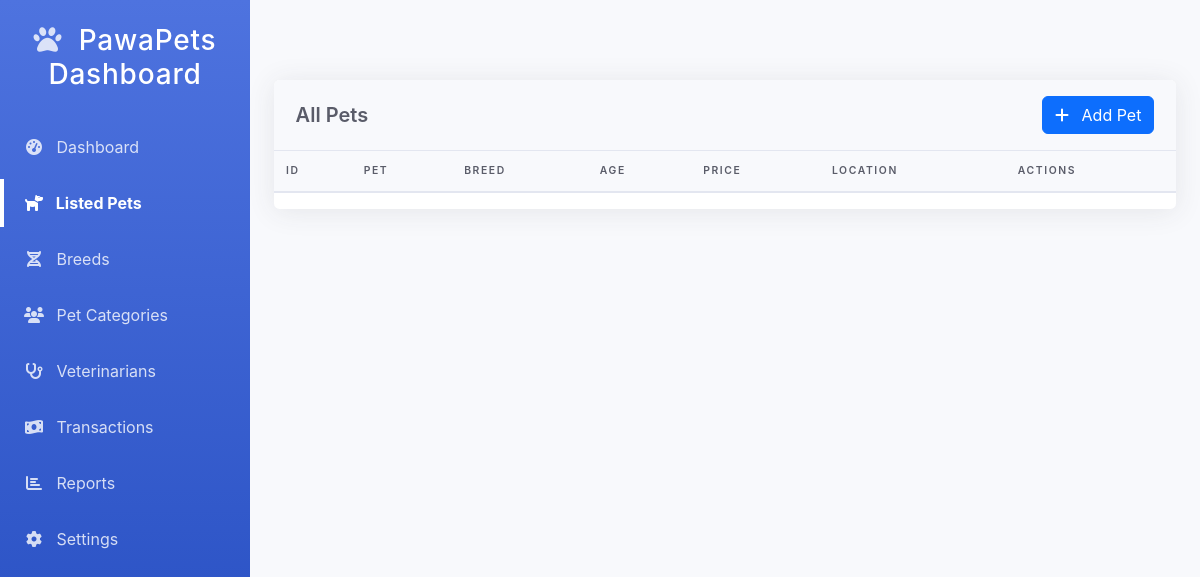
/Admin/listed-pets.php (signed in), run on an earlier commit of the app's database.
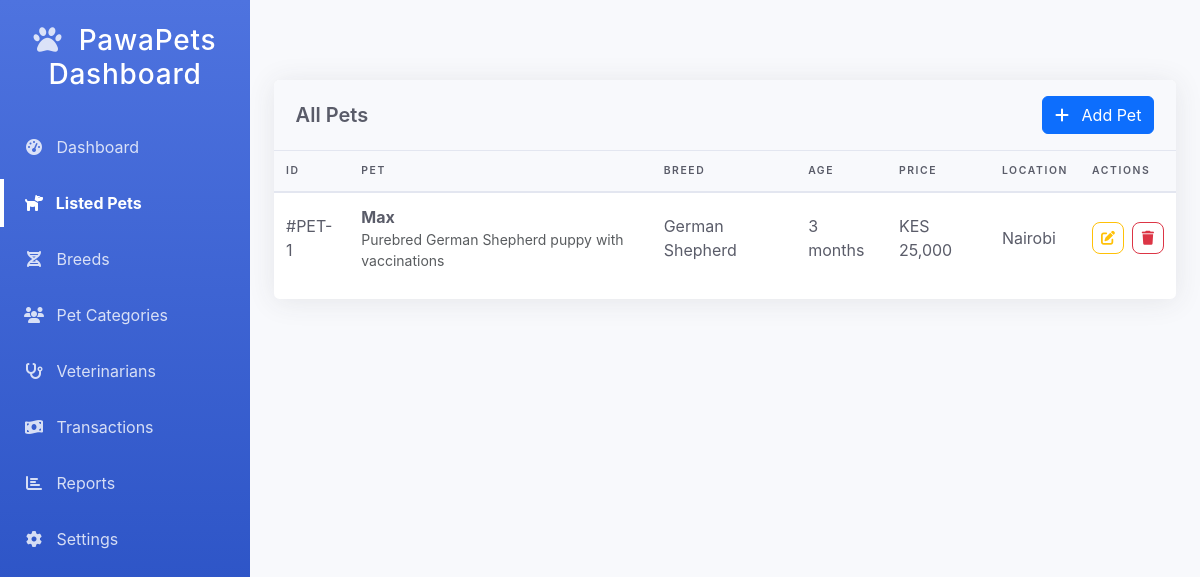
And on a later commit of the database.
### tables this page shows
CREATE TABLE `puppy_listing` (
  `puppy_id` int(11) NOT NULL,
  `category_id` int(11) NOT NULL,
  `breed_id` int(11) NOT NULL,
  `puppy_name` varchar(100) NOT NULL,
  `puppy_age` int(11) NOT NULL,
  `puppy_location` varchar(100) NOT NULL,
  `price` decimal(10,2) NOT NULL,
  `puppy_desc` varchar(255) NOT NULL,
  `puppy_img` varchar(255) NOT NULL,
  `created_at` timestamp NOT NULL DEFAULT current_timestamp()
);

CREATE TABLE `puppy_breed` (
  `breed_id` int(11) NOT NULL,
  `breed_name` varchar(100) NOT NULL
);

### Admin/listed-pets.php (the view, shortened to what this page needs)
<?php
include('../Includes/conn.php');
$pets = $con->query("
    SELECT p.*, b.breed_name,
           GROUP_CONCAT(i.image_url) AS images
    FROM puppy_listing p
    LEFT JOIN puppy_breed b ON p.breed_id = b.breed_id
    LEFT JOIN pet_images i ON p.puppy_id = i.puppy_id
    GROUP BY p.puppy_id
    ORDER BY p.puppy_id DESC
");
?>
<!DOCTYPE html>
<html lang="en">
<head>
    <link href="https://cdn.jsdelivr.net/npm/bootstrap@5.3.0/dist/css/bootstrap.min.css" rel="stylesheet">
    <link rel="stylesheet" href="https://cdnjs.cloudflare.com/ajax/libs/font-awesome/6.4.0/css/all.min.css">
</head>
<body>
    <div class="admin-container">
        <aside class="admin-sidebar">
            <div class="sidebar-brand">
                <h3><i class="fas fa-paw me-2"></i> PawaPets Dashboard</h3>
            </div>
            <ul class="sidebar-menu">
                <li><a href="dashboard.php"><i class="fas fa-tachometer-alt me-2"></i> Dashboard</a></li>
                <li class="active"><a href="listed-pets.php"><i class="fas fa-dog me-2"></i> Listed Pets</a></li>
                <li><a href="breeds.php"><i class="fas fa-dna me-2"></i> Breeds</a></li>
                <li><a href="listed-categories.php"><i class="fas fa-users me-2"></i> Pet Categories</a></li>
                <li><a href="vets.html"><i class="fas fa-stethoscope me-2"></i> Veterinarians</a></li>
                <li><a href="transactions.html"><i class="fas fa-money-bill-wave me-2"></i> Transactions</a></li>
                <li><a href="reports.html"><i class="fas fa-chart-bar me-2"></i> Reports</a></li>
                <li><a href="settings.html"><i class="fas fa-cog me-2"></i> Settings</a></li>
            </ul>
        </aside>
        <main class="admin-main">
            <div class="admin-card">
                <div class="card-header">
                    <h5 class="mb-0">All Pets</h5>
                    <button class="btn btn-primary" data-bs-toggle="modal" data-bs-target="#addPetModal">
                        <i class="fas fa-plus me-2"></i> Add Pet
                    </button>
                </div>
                <div class="table-responsive">
                    <table class="admin-table">
                        <thead>
                            <tr>
                                <th>ID</th>
                                <th>Pet</th>
                                <th>Breed</th>
                                <th>Age</th>
                                <th>Price</th>
                                <th>Location</th>
                                <th>Actions</th>
                            </tr>
                        </thead>
                        <tbody>
                            <?php while($pet = $pets->fetch_assoc()):
                            ?>
                            <tr>
                                <td>#PET-<?= $pet['puppy_id'] ?></td>
                                <td>
                                    <div class="d-flex align-items-center">
                                        <div>
                                            <strong><?= htmlspecialchars($pet['puppy_name']) ?></strong>
                                            <div class="text-muted small"><?= $pet['puppy_desc'] ?></div>
                                        </div>
                                    </div>
                                </td>
                                <td><?= $pet['breed_name'] ?></td>
                                <td><?= $pet['puppy_age'] ?> months</td>
                                <td>KES <?= number_format($pet['price']) ?></td>
                                <td><?= $pet['puppy_location'] ?></td>
                                <td>
                                <div class="d-flex gap-2">
        <button class="btn btn-sm btn-outline-warning action-btn edit-btn"
                data-bs-toggle="modal" data-bs-target="#editPetModal"
                data-pet-id="<?= $pet['puppy_id'] ?>"
                data-pet-name="<?= htmlspecialchars($pet['puppy_name']) ?>"
                data-category-id="<?= $pet['category_id'] ?>"
                data-breed-id="<?= $pet['breed_id'] ?>"
                data-age="<?= $pet['puppy_age'] ?>"
                data-price="<?= $pet['price'] ?>"
                data-location="<?= htmlspecialchars($pet['puppy_location']) ?>"
                data-description="<?= htmlspecialchars($pet['puppy_desc']) ?>">
            <i class="fas fa-edit"></i>
        </button>
        <button class="btn btn-sm btn-outline-danger action-btn delete-btn"
                data-bs-toggle="modal" data-bs-target="#deleteModal"
                data-pet-id="<?= $pet['puppy_id'] ?>">
            <i class="fas fa-trash"></i>
        </button>
    </div>
                                </td>
                            </tr>
                            <?php endwhile; ?>
                        </tbody>
                    </table>
                </div>
            </div>
        </main>
    </div>
</body>
</html>

What changed in the data, as far as the page shows it:
added puppy_listing: puppy_id "1", puppy_name "Max", puppy_desc "Purebred German Shepherd puppy with vaccinations", breed.breed_name "German Shepherd", puppy_age "3", price "25,000", puppy_location "Nairobi"
